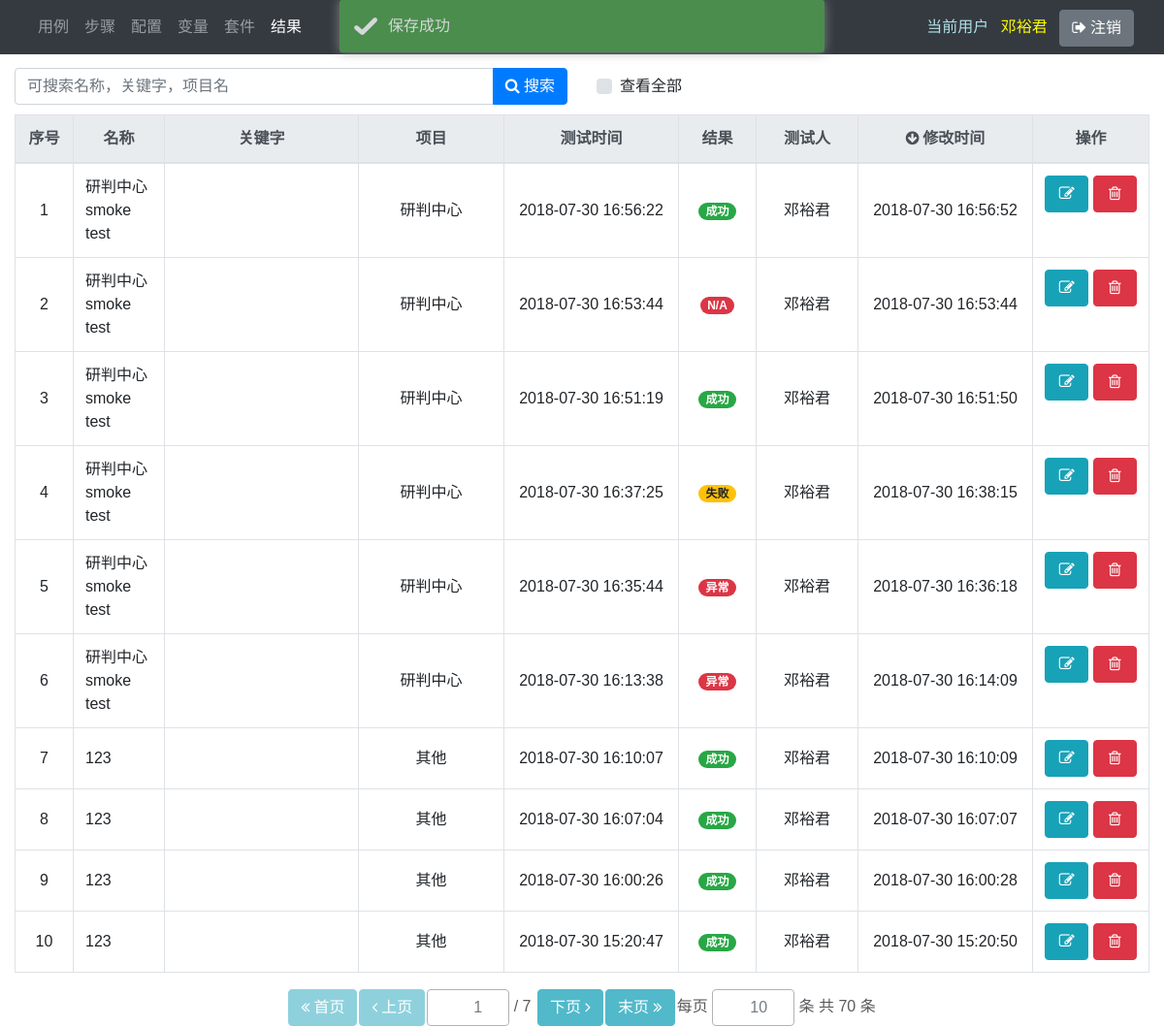
The page /home/ (signed in) on the database its author committed.
### main/models.py (models this page shows, shortened)
class SuiteResult(models.Model):
    code = models.UUIDField(auto_created=True, default=uuid.uuid1, editable=False)
    name = models.CharField(max_length=100)
    description = models.TextField(blank=True)
    keyword = models.CharField(blank=True, max_length=100)
    is_active = models.BooleanField(default=True)
    base_timeout = models.FloatField(default=10)
    ui_get_ss = models.BooleanField(default=True)
    thread_count = models.IntegerField(default=1)
    config = models.TextField(blank=True, null=True)
    variable_group = models.TextField(blank=True, null=True)
    project = models.ForeignKey('main.Project', on_delete=models.SET_NULL, blank=True, null=True)
    suite = models.ForeignKey('main.Suite', on_delete=models.SET_NULL, null=True, blank=True)
    creator = models.ForeignKey(
        User, verbose_name='创建人', related_name='suite_result_creator', on_delete=models.SET_NULL, blank=True,
        null=True)
    created_date = models.DateTimeField('创建时间', auto_now_add=True, null=True)
    modifier = models.ForeignKey(
        User, verbose_name='修改人', related_name='suite_result_modifier', on_delete=models.SET_NULL, blank=True,
        null=True)
    modified_date = models.DateTimeField('修改时间', auto_now=True, null=True)
    start_date = models.DateTimeField(verbose_name='开始时间', blank=True, null=True)
    end_date = models.DateTimeField(verbose_name='结束时间', blank=True, null=True)
    execute_count = models.IntegerField(blank=True, null=True)
    pass_count = models.IntegerField(blank=True, null=True)
    fail_count = models.IntegerField(blank=True, null=True)
    error_count = models.IntegerField(blank=True, null=True)
    result_status_list = (
        (1, '成功'),
        (2, '失败'),
        (3, '异常'),
    )
    result_status = models.IntegerField(blank=True, null=True)
    class Meta:
        ordering = ['-modified_date']

### main/views/result.py (the view)
# urls.py: path('home/', result.list_, name='home'),
@login_required
def list_(request):
    page = request.GET.get('page')
    size = request.GET.get('size', request.COOKIES.get('size'))
    search_text = str(request.GET.get('search_text', ''))
    order_by = request.GET.get('order_by', 'modified_date')
    order_by_reverse = request.GET.get('order_by_reverse', 'True')
    all_ = request.GET.get('all_', 'False')
    page = change_to_positive_integer(page, 1)
    size = change_to_positive_integer(size, 10)
    if order_by_reverse == 'True':
        order_by_reverse = True
    else:
        order_by_reverse = False
    if all_ == 'False':
        all_ = False
    else:
        all_ = True
    if request.session.get('status', None) == 'success':
        prompt = 'success'
    request.session['status'] = None
    q = get_query_condition(search_text)
    if all_:
        q &= Q(is_active=True)
    else:
        q &= Q(is_active=True) & Q(creator=request.user)
    objects = SuiteResult.objects.filter(q).values(
        'pk', 'name', 'keyword', 'project__name',  'start_date', 'result_status', 'creator', 'creator__username',
        'modified_date').annotate(
        real_name=Concat('creator__last_name', 'creator__first_name', output_field=CharField()))
    result_status_list = SuiteResult.result_status_list
    d = {l[0]: l[1] for l in result_status_list}
    for o in objects:
        o['result_status_str'] = d.get(o['result_status'], 'N/A')
    if objects:
        if order_by not in objects[0]:
            order_by = 'modified_date'
        objects = sorted(objects, key=lambda x: x[order_by], reverse=order_by_reverse)
    paginator = Paginator(objects, size)
    try:
        objects = paginator.page(page)
    except PageNotAnInteger:
        objects = paginator.page(1)
        page = 1
    except EmptyPage:
        objects = paginator.page(paginator.num_pages)
        page = paginator.num_pages
    order_by_form = OrderByForm(initial={'order_by': order_by, 'order_by_reverse': order_by_reverse})
    paginator_form = PaginatorForm(initial={'page': page, 'size': size}, page_max_value=paginator.num_pages)
    cookies = [Cookie('size', size, path=request.path)]
    respond = render(request, 'main/result/list.html', locals())
    for cookie in cookies:
        respond.set_cookie(cookie.key, cookie.value, cookie.max_age, cookie.expires, cookie.path)
    return respond

### main/forms.py
class OrderByForm(forms.Form):
    order_by = forms.CharField(max_length=100, required=False, widget=forms.HiddenInput)
    order_by_reverse = forms.BooleanField(required=False, widget=forms.HiddenInput)

class PaginatorForm(forms.Form):
    size = forms.IntegerField(min_value=1, max_value=10000, required=False)
    def __init__(self, page_max_value, *args, **kwargs):
        super(PaginatorForm, self).__init__(*args, **kwargs)
        self.fields['page'] = forms.IntegerField(min_value=1, max_value=page_max_value, required=False)

### main/views/general.py (called while the page is built)
def get_query_condition(search_text):
    search_text = search_text.replace('\\ ', '#{$blank}#')
    search_text_or_list = search_text.split(' ')
    q = Q()
    for search_text_or in search_text_or_list:
        search_text_or = search_text_or.replace('#{$blank}#', ' ')
        search_text_and_list = search_text_or.split('#&&#')
        q1 = Q()
        q2 = Q()
        q3 = Q()
        for search_text_and in search_text_and_list:
            if search_text_and == '':
                continue
            q1 &= Q(name__icontains=search_text_and)
            q2 &= Q(keyword__icontains=search_text_and)
            q3 &= Q(project__name__icontains=search_text_and)
        q |= q1 | q2 | q3
    return q

def change_to_positive_integer(value, default=1):
    if str(value).isdigit() and int(value) > 0:
        value = int(value)
    else:
        value = default
    return value

### main/templates/main/result/list.html (shortened to what this page needs)
{% extends 'main/list_base.html' %}
{% block tools_bar %}
    {% include 'main/include/tools_bar.html' %}
{% endblock %}
{% block result_table %}
    <div class="table-responsive" id='result_div'>
        <table class="table table-bordered table-hover" id='result_table'>
            <colgroup>
                <col style='width: 60px;'>
                <col>
                <col style='width: 200px;'>
                <col style='width: 150px;'>
                <col style='width: 180px;'>
                <col style='width: 80px;'>
                <col style='width: 105px;'>
                <col style='width: 180px;'>
                <col style='width: 120px;'>
            </colgroup>
            <thead class="thead-light middle">
                <tr>
                    <th>序号</th>
                    <th order_by_text="name">名称</th>
                    <th order_by_text="keyword">关键字</th>
                    <th order_by_text="project__name">项目</th>
                    <th order_by_text="start_date">测试时间</th>
                    <th order_by_text="result_status_str">结果</th>
                    <th order_by_text="real_name">测试人</th>
                    <th order_by_text="modified_date">修改时间</th>
                    <th>操作</th>
                </tr>
            </thead>
            <tbody>
                {% for obj in objects %}
                    <tr pk="{{ obj.pk }}" edit_url="{% url 'result' obj.pk %}" quick_update_url="{% url 'result_quick_update' obj.pk %}" del_url="{% url 'result_delete' obj.pk %}">
                        <td col_name='index' class="middle"></td>
                        <td {% if request.user.pk == obj.creator %}quick_update{% endif %} col_name='name' class="align-middle">{{ obj.name }}</td>
                        <td {% if request.user.pk == obj.creator %}quick_update{% endif %} col_name='keyword' class="align-middle">{{ obj.keyword }}</td>
                        <td col_name='project__name' class="middle">{{ obj.project__name }}</td>
                        <td col_name='start_date' class="middle">{{ obj.start_date }}</td>
                        {% if obj.result_status == 1 %}
                            <td class="middle"><span class="badge badge-pill badge-success">{{ obj.result_status_str }}</span></td>
                        {% elif obj.result_status == 2 %}
                            <td class="middle"><span class="badge badge-pill badge-warning">{{ obj.result_status_str }}</span></td>
                        {% else %}
                            <td class="middle"><span class="badge badge-pill badge-danger">{{ obj.result_status_str }}</span></td>
                        {% endif %}
                        <td col_name='real_name' class="middle">{{ obj.real_name }}</td>
                        <td col_name='modified_date' class="middle">{{ obj.modified_date }}</td>
                        <td>
                            <div class="middle">
                                {% if request.user.pk == obj.creator %}
                                    <button type="button" name="edit_button" class="btn btn-info list_button" data-toggle="tooltip" title="编辑"><i class="icon-edit"></i></button>
                                    <button type="button" name="delete_button" class="btn btn-danger list_button" data-toggle="tooltip" title="删除"><i class="icon-trash"></i></button>
                                {% else %}
                                    <button type="button" name="edit_button" class="btn btn-info list_button" data-toggle="tooltip" title="查看"><i class="icon-list"></i></button>
                                {% endif %}
                            </div>
                        </td>
                    </tr>
                {% empty %}
                    <tr>
                        <td colspan="9" class="text-center bg-secondary"><span class="text-white">无数据</span></td>
                    </tr>
                {% endfor %}
            </tbody>
        </table>
    </div>
{% endblock %}

### main/templates/main/include/navbar.html
<nav class="navbar navbar-expand-lg navbar-dark bg-dark fixed-top" id="navbar">
   <div class="container-fluid">
       <div class="collapse navbar-collapse">
           <ul class="navbar-nav">
                <li class="nav-item" id="nav_case">
                    <a class="nav-link" href="{% url 'cases' %}">用例</a>
                </li>
                <li class="nav-item" id="nav_step">
                    <a class="nav-link" href="{% url 'steps' %}">步骤</a>
                </li>
                <li class="nav-item" id="nav_config">
                    <a class="nav-link" href="{% url 'configs' %}">配置</a>
                </li>
                <li class="nav-item" id="nav_variable">
                    <a class="nav-link" href="{% url 'variable_groups' %}">变量</a>
                </li>
                <li class="nav-item" id="nav_suite">
                    <a class="nav-link" href="{% url 'suites' %}">套件</a>
                </li>
                <li class="nav-item" id="nav_result">
                    <a class="nav-link" href="{% url 'results' %}">结果</a>
                </li>
            </ul>
       </div>
       <div class="justify-content-end">
            <div>
                <span class="navbar-text" style="color: powderblue;">当前用户</span>
                <a id="user_link" class="navbar-text" style="color: yellow; padding: 0 0.5em" href="javascript:modal_with_iframe('user_modal', '', '', 'height: 450px', '用户信息', '{% url 'user' %}?inside=1')">{{ request.user.last_name }}{{ request.user.first_name }}{% if not request.user.last_name and not request.user.first_name %}{{ request.user.username }}{% endif %}</a>
                <button id="logout_btn" class="btn btn-secondary" type="button"><i class="icon-signout">&nbsp;</i>注销</button>
            </div>
       </div>
   </div>
</nav>

### main/static/main/css/main.css (style rules this page uses)
body { font-family: Arial, Microsoft YaHei, SimHei; }
div.paginator input { border: 1px solid rgb(153, 153, 153); resize: vertical; text-align: right; }
.middle { text-align: center !important; vertical-align: middle!important; }

### main/templates/main/list_base.html (style rules this page uses)
.list_button { width: 45px; }

### rows shown on the page
SuiteResult: name "研判中心 smoke test", project__name "研判中心", start_date "2018-07-30 16:56:22", result_status_str "成功", real_name "邓裕君", modified_date "2018-07-30 16:56:52"
SuiteResult: name "研判中心 smoke test", project__name "研判中心", start_date "2018-07-30 16:53:44", result_status_str "N/A", real_name "邓裕君", modified_date "2018-07-30 16:53:44"
SuiteResult: name "研判中心 smoke test", project__name "研判中心", start_date "2018-07-30 16:51:19", result_status_str "成功", real_name "邓裕君", modified_date "2018-07-30 16:51:50"
SuiteResult: name "研判中心 smoke test", project__name "研判中心", start_date "2018-07-30 16:37:25", result_status_str "失败", real_name "邓裕君", modified_date "2018-07-30 16:38:15"
SuiteResult: name "研判中心 smoke test", project__name "研判中心", start_date "2018-07-30 16:35:44", result_status_str "异常", real_name "邓裕君", modified_date "2018-07-30 16:36:18"
SuiteResult: name "研判中心 smoke test", project__name "研判中心", start_date "2018-07-30 16:13:38", result_status_str "异常", real_name "邓裕君", modified_date "2018-07-30 16:14:09"
SuiteResult: name "123", project__name "其他", start_date "2018-07-30 16:10:07", result_status_str "成功", real_name "邓裕君", modified_date "2018-07-30 16:10:09"
SuiteResult: name "123", project__name "其他", start_date "2018-07-30 16:07:04", result_status_str "成功", real_name "邓裕君", modified_date "2018-07-30 16:07:07"
SuiteResult: name "123", project__name "其他", start_date "2018-07-30 16:00:26", result_status_str "成功", real_name "邓裕君", modified_date "2018-07-30 16:00:28"
SuiteResult: name "123", project__name "其他", start_date "2018-07-30 15:20:47", result_status_str "成功", real_name "邓裕君", modified_date "2018-07-30 15:20:50"

### other values the page prints
{{ request.user.last_name }} "邓"
{{ request.user.first_name }} "裕君"
{{ paginator.num_pages|default:0 }} "7"
{{ paginator.count|default:0 }} "70"
